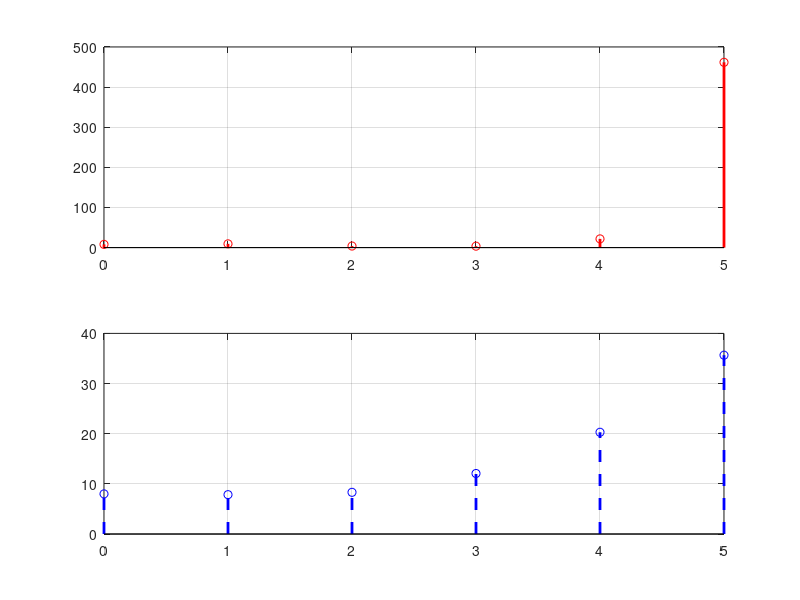

MATLAB code for this plot:
clc; clear; close all;

% Define discrete-time index range
n = 0:5; 

% Given input signals
x1 = 0.8 .* n;    % x1[n] = 0.8n
x2 = cos(n);      % x2[n] = cos(n)

% Define arbitrary scalars
a1 = 2;
a2 = 3;

% Combined input signal
% x_combined = a1*x1 + a2*x2;

% System 1: y[n] = 2^(x[n])
y1_combined = 2.^ (a1*x1 + a2*x2); % Apply system to combined input
y1_individual = a1*(2.^x1) + a2*(2.^x2); % Apply system separately then add

% Plot results for System 1
figure;
subplot(2,1,1);
stem(n, y1_combined, 'r', 'LineWidth', 2); % Combined input
grid on;

subplot(2,1,2);
stem(n, y1_individual, 'b--', 'LineWidth', 2); % Individual inputs then add
grid on;
